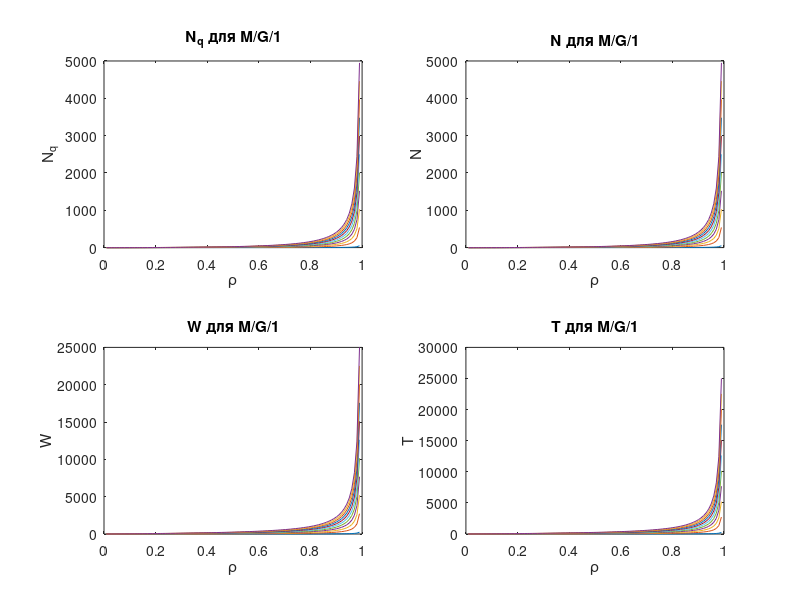
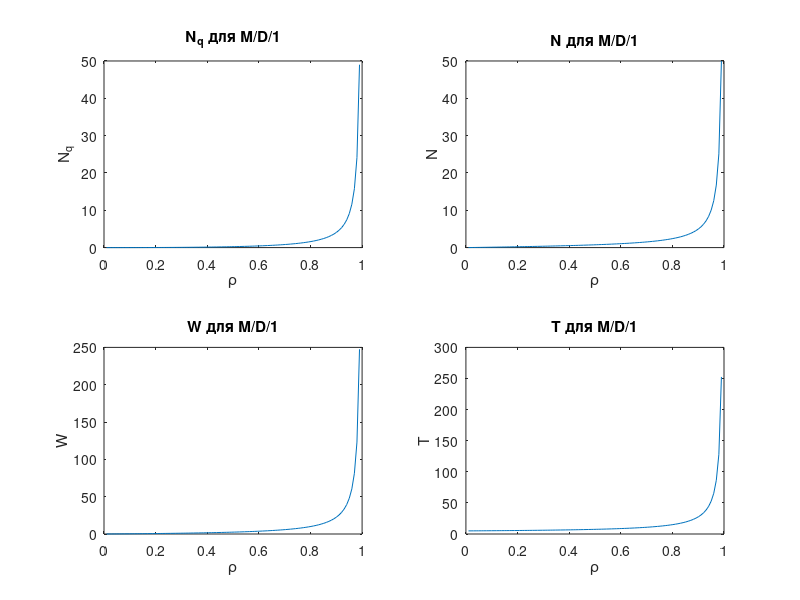
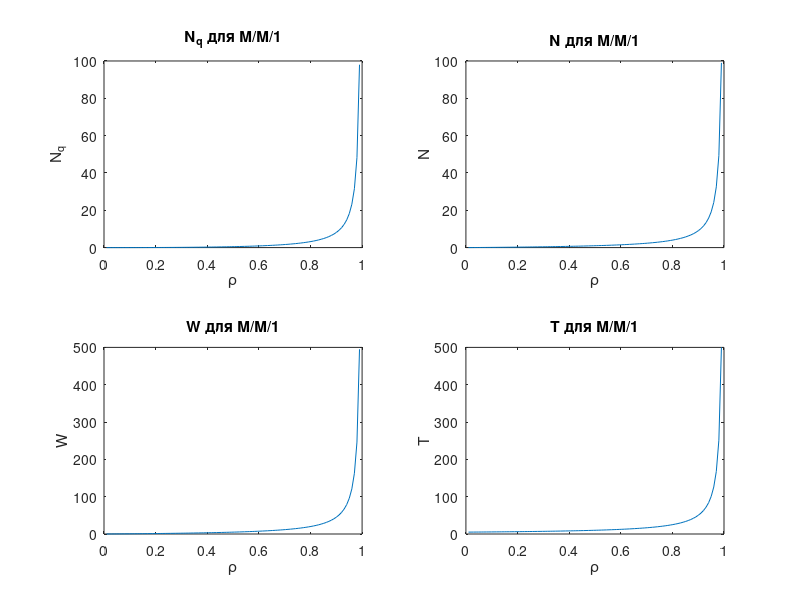

The MATLAB source for these figures, in order:
% Задаем параметры
lambda = 1; % интенсивность потока заявок (например, 1 заявка в единицу времени)
x_mean = 5; % среднее время обслуживания (например, 5 единиц времени)
mu = 1 / x_mean; % интенсивность обслуживания

rho_vals = linspace(0.01, 0.99, 100); % Коэффициент загрузки (0 < ρ < 1)
C2b_vals = 0:10:100; % Нормированная дисперсия обслуживания для M/G/1

% Подготовка переменных для хранения результатов
Nq_MG1 = zeros(length(C2b_vals), length(rho_vals));
N_MG1 = zeros(length(C2b_vals), length(rho_vals));
W_MG1 = zeros(length(C2b_vals), length(rho_vals));
T_MG1 = zeros(length(C2b_vals), length(rho_vals));

Nq_MD1 = zeros(1, length(rho_vals));
N_MD1 = zeros(1, length(rho_vals));
W_MD1 = zeros(1, length(rho_vals));
T_MD1 = zeros(1, length(rho_vals));

Nq_MM1 = zeros(1, length(rho_vals));
N_MM1 = zeros(1, length(rho_vals));
W_MM1 = zeros(1, length(rho_vals));
T_MM1 = zeros(1, length(rho_vals));

%% 2. Характеристики для M/G/1 (формулы 7.1-7.4)
for i = 1:length(C2b_vals)
    C2b = C2b_vals(i);
    for j = 1:length(rho_vals)
        rho = rho_vals(j);
        
        % Средняя длина очереди (формула 7.1)
        Nq_MG1(i,j) = (rho^2 * (1 + C2b)) / (2 * (1 - rho));
        
        % Среднее число заявок в СМО (формула 7.2)
        N_MG1(i,j) = rho + Nq_MG1(i,j);
        
        % Среднее время ожидания (формула 7.3)
        W_MG1(i,j) = (rho * x_mean * (1 + C2b)) / (2 * (1 - rho));
        
        % Среднее время пребывания заявки в системе (формула 7.4)
        T_MG1(i,j) = x_mean + W_MG1(i,j);
    end
end

%% 3. Характеристики для M/D/1 (формулы 7.5-7.8)
for j = 1:length(rho_vals)
    rho = rho_vals(j);
    
    % Средняя длина очереди (формула 7.5)
    Nq_MD1(j) = rho^2 / (2 * (1 - rho));
    
    % Среднее число заявок в СМО (формула 7.6)
    N_MD1(j) = Nq_MD1(j) + rho;
    
    % Среднее время ожидания (формула 7.7)
    W_MD1(j) = rho * x_mean / (2 * (1 - rho));
    
    % Среднее время пребывания заявки в системе (формула 7.8)
    T_MD1(j) = W_MD1(j) + x_mean;
end

%% 4. Характеристики для M/M/1 (формулы 7.9-7.12)
for j = 1:length(rho_vals)
    rho = rho_vals(j);
    
    % Средняя длина очереди (формула 7.9)
    Nq_MM1(j) = rho^2 / (1 - rho);
    
    % Среднее число заявок в СМО (формула 7.10)
    N_MM1(j) = rho / (1 - rho);
    
    % Среднее время ожидания (формула 7.11)
    W_MM1(j) = rho * x_mean / (1 - rho);
    
    % Среднее время пребывания заявки в системе (формула 7.12)
    T_MM1(j) = W_MM1(j) + x_mean;
end

%% 5. Построение графиков
% M/G/1
figure;
for i = 1:length(C2b_vals)
    subplot(2,2,1);
    plot(rho_vals, Nq_MG1(i,:)); hold on;
    title('N_q для M/G/1');
    xlabel('\rho'); ylabel('N_q');
    
    subplot(2,2,2);
    plot(rho_vals, N_MG1(i,:)); hold on;
    title('N для M/G/1');
    xlabel('\rho'); ylabel('N');
    
    subplot(2,2,3);
    plot(rho_vals, W_MG1(i,:)); hold on;
    title('W для M/G/1');
    xlabel('\rho'); ylabel('W');
    
    subplot(2,2,4);
    plot(rho_vals, T_MG1(i,:)); hold on;
    title('T для M/G/1');
    xlabel('\rho'); ylabel('T');
end

% M/D/1
figure;
subplot(2,2,1);
plot(rho_vals, Nq_MD1);
title('N_q для M/D/1');
xlabel('\rho'); ylabel('N_q');

subplot(2,2,2);
plot(rho_vals, N_MD1);
title('N для M/D/1');
xlabel('\rho'); ylabel('N');

subplot(2,2,3);
plot(rho_vals, W_MD1);
title('W для M/D/1');
xlabel('\rho'); ylabel('W');

subplot(2,2,4);
plot(rho_vals, T_MD1);
title('T для M/D/1');
xlabel('\rho'); ylabel('T');

% M/M/1
figure;
subplot(2,2,1);
plot(rho_vals, Nq_MM1);
title('N_q для M/M/1');
xlabel('\rho'); ylabel('N_q');

subplot(2,2,2);
plot(rho_vals, N_MM1);
title('N для M/M/1');
xlabel('\rho'); ylabel('N');

subplot(2,2,3);
plot(rho_vals, W_MM1);
title('W для M/M/1');
xlabel('\rho'); ylabel('W');

subplot(2,2,4);
plot(rho_vals, T_MM1);
title('T для M/M/1');
xlabel('\rho'); ylabel('T');
